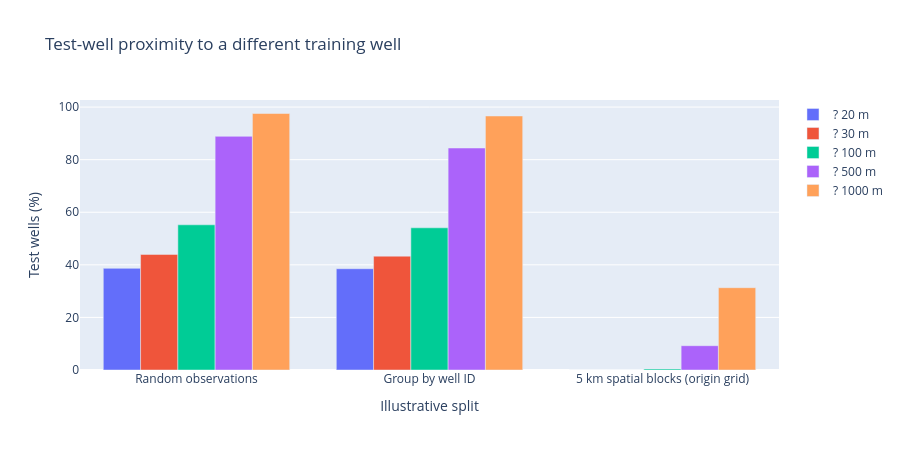

Notebook cell for this chart:
### Markdown cell above
## 5. Illustrative train/test proximity checks

With a fixed seed, the notebook compares a random observation split, a split grouped by well ID, and a split holding out complete 5 km grid cells. It reports well overlap, row and well counts, nearest training-well distances, proximity thresholds, and year coverage. No model is fitted and no split is recommended. Random row splits can put the same repeatedly sampled well in both sets; grouping prevents that, while nearby different wells can still cross the split. Block edges can also remain close.

### Code cell
RANDOM_SEED = 42
TEST_FRACTION = 0.20
PROXIMITY_THRESHOLDS_M = [20, 30, 100, 500, 1_000]
row_index = np.arange(len(observations))
random_train_rows, random_test_rows = train_test_split(
    row_index, test_size=TEST_FRACTION, random_state=RANDOM_SEED, shuffle=True
)
group_splitter = GroupShuffleSplit(n_splits=1, test_size=TEST_FRACTION, random_state=RANDOM_SEED)
group_train_rows, group_test_rows = next(group_splitter.split(
    row_index, groups=observations["gm_well_id"]
))

site_frame = well_sites[["gm_well_id", "geometry"]].copy().reset_index(drop=True)

def block_partition(site_data, block_size_m, offset_fraction=0.0, seed=RANDOM_SEED):
    xy = np.column_stack([site_data.geometry.x, site_data.geometry.y])
    offset = block_size_m * offset_fraction
    block_x = np.floor((xy[:, 0] - offset) / block_size_m).astype(int)
    block_y = np.floor((xy[:, 1] - offset) / block_size_m).astype(int)
    block_id = pd.Series([f"{x}:{y}" for x, y in zip(block_x, block_y)], index=site_data.index)
    split = GroupShuffleSplit(n_splits=1, test_size=TEST_FRACTION, random_state=seed)
    train_i, test_i = next(split.split(site_data, groups=block_id))
    return site_data.iloc[train_i].gm_well_id.tolist(), site_data.iloc[test_i].gm_well_id.tolist(), block_id

def diagnose_split(name, train_rows, test_rows, train_site_ids=None, test_site_ids=None, block_ids=None):
    train_rows = np.asarray(train_rows, dtype=int)
    test_rows = np.asarray(test_rows, dtype=int)
    if train_site_ids is None:
        train_site_ids = observations.iloc[train_rows].gm_well_id.unique().tolist()
        test_site_ids = observations.iloc[test_rows].gm_well_id.unique().tolist()
    train_set, test_set = set(train_site_ids), set(test_site_ids)
    train_points = site_frame[site_frame.gm_well_id.isin(train_set)].reset_index(drop=True)
    test_points = site_frame[site_frame.gm_well_id.isin(test_set)].reset_index(drop=True)
    xy_train = np.column_stack([train_points.geometry.x, train_points.geometry.y])
    xy_test = np.column_stack([test_points.geometry.x, test_points.geometry.y])
    tree = cKDTree(xy_train)
    k = min(2, len(train_points))
    dist, idx = tree.query(xy_test, k=k)
    if k == 1:
        dist = np.asarray(dist).reshape(-1, 1)
        idx = np.asarray(idx).reshape(-1, 1)
    nearest_different = []
    for row, test_id in enumerate(test_points.gm_well_id):
        candidates = [(float(dist[row, j]), train_points.gm_well_id.iloc[int(idx[row, j])]) for j in range(k)]
        different = [value for value, train_id in candidates if train_id != test_id]
        nearest_different.append(min(different) if different else np.nan)
    nearest_different = np.asarray(nearest_different, dtype=float)
    train_obs = observations.iloc[train_rows]
    test_obs = observations.iloc[test_rows]
    years_train = sorted(train_obs.gm_samp_collection_date.dt.year.unique())
    years_test = sorted(test_obs.gm_samp_collection_date.dt.year.unique())
    result = {
        "strategy": name,
        "train_observations": len(train_rows), "test_observations": len(test_rows),
        "train_wells": len(train_set), "test_wells": len(test_set),
        "well_ID_overlap": len(train_set & test_set),
        "min_distance_different_wells_m": float(np.nanmin(nearest_different)),
        "median_nearest_training_well_m": float(np.nanmedian(nearest_different)),
        "train_years": f"{years_train[0]}?{years_train[-1]} ({len(years_train)})",
        "test_years": f"{years_test[0]}?{years_test[-1]} ({len(years_test)})",
    }
    for threshold in PROXIMITY_THRESHOLDS_M:
        result[f"test_wells_with_train_within_{threshold}m_pct"] = 100 * np.mean(nearest_different <= threshold)
    if block_ids is not None:
        result["train_blocks"] = block_ids.loc[site_frame.gm_well_id.isin(train_set)].nunique()
        result["test_blocks"] = block_ids.loc[site_frame.gm_well_id.isin(test_set)].nunique()
    return result

random_metrics = diagnose_split("Random observations", random_train_rows, random_test_rows)
group_metrics = diagnose_split("Group by well ID", group_train_rows, group_test_rows)
block_train_ids, block_test_ids, block_ids_5km = block_partition(site_frame, 5_000)
block_train_rows = np.flatnonzero(observations.gm_well_id.isin(block_train_ids).to_numpy())
block_test_rows = np.flatnonzero(observations.gm_well_id.isin(block_test_ids).to_numpy())
block_metrics = diagnose_split("5 km spatial blocks (origin grid)", block_train_rows, block_test_rows, block_train_ids, block_test_ids, block_ids_5km)
split_diagnostics = pd.DataFrame([random_metrics, group_metrics, block_metrics])
display(split_diagnostics.round(2))


fig = go.Figure()
for threshold in PROXIMITY_THRESHOLDS_M:
    col = f"test_wells_with_train_within_{threshold}m_pct"
    fig.add_trace(go.Bar(x=split_diagnostics["strategy"], y=split_diagnostics[col], name=f"? {threshold} m"))
fig.update_layout(barmode="group", height=450, title="Test-well proximity to a different training well", yaxis_title="Test wells (%)", xaxis_title="Illustrative split")
display(fig)

### Figure 1 — Plotly figure (JSON) as saved in the notebook; plotly's stock layout.template omitted (floating-point values rounded to 4 significant figures)
{"data": [{"name": "? 20 m", "type": "bar", "x": ["Random observations", "Group by well ID", "5 km spatial blocks (origin grid)"], "y": [38.67, 38.52, 0.0]}, {"name": "? 30 m", "type": "bar", "x": ["Random observations", "Group by well ID", "5 km spatial blocks (origin grid)"], "y": [43.96, 43.3, 0.0]}, {"name": "? 100 m", "type": "bar", "x": ["Random observations", "Group by well ID", "5 km spatial blocks (origin grid)"], "y": [55.22, 54.08, 0.4202]}, {"name": "? 500 m", "type": "bar", "x": ["Random observations", "Group by well ID", "5 km spatial blocks (origin grid)"], "y": [88.87, 84.44, 9.244]}, {"name": "? 1000 m", "type": "bar", "x": ["Random observations", "Group by well ID", "5 km spatial blocks (origin grid)"], "y": [97.56, 96.61, 31.3]}], "layout": {"barmode": "group", "height": 450, "title": {"text": "Test-well proximity to a different training well"}, "xaxis": {"title": {"text": "Illustrative split"}}, "yaxis": {"title": {"text": "Test wells (%)"}}}}
